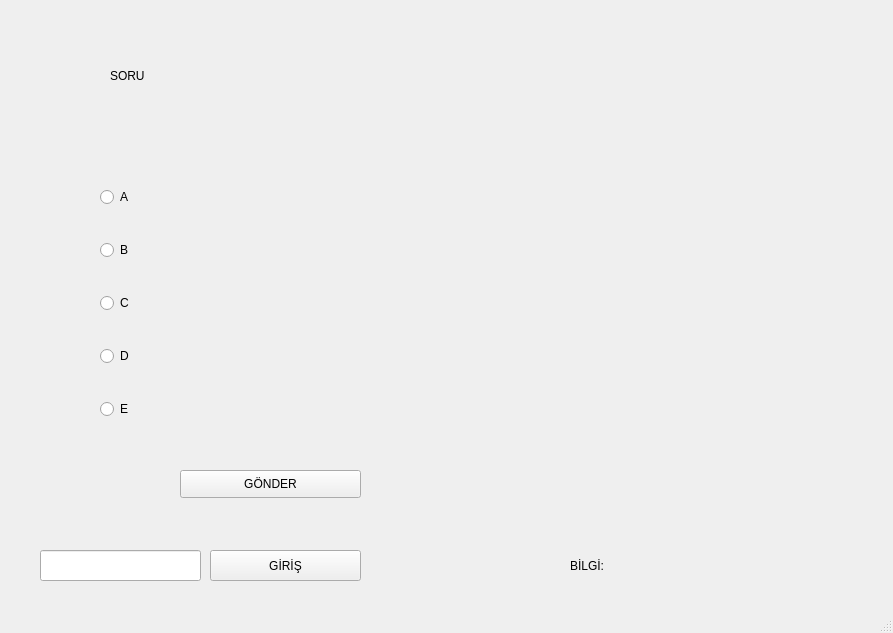
<?xml version="1.0" encoding="UTF-8"?>
<ui version="4.0">
 <class>MainWindow</class>
 <widget class="QMainWindow" name="MainWindow">
  <property name="geometry">
   <rect>
    <x>0</x>
    <y>0</y>
    <width>893</width>
    <height>633</height>
   </rect>
  </property>
  <property name="windowTitle">
   <string>MainWindow</string>
  </property>
  <property name="styleSheet">
   <string notr="true"/>
  </property>
  <widget class="QWidget" name="centralwidget">
   <widget class="QWidget" name="widget" native="true">
    <property name="geometry">
     <rect>
      <x>10</x>
      <y>20</y>
      <width>871</width>
      <height>491</height>
     </rect>
    </property>
    <widget class="QPushButton" name="submit">
     <property name="geometry">
      <rect>
       <x>170</x>
       <y>450</y>
       <width>181</width>
       <height>28</height>
      </rect>
     </property>
     <property name="styleSheet">
      <string notr="true"/>
     </property>
     <property name="text">
      <string>GÖNDER</string>
     </property>
    </widget>
    <widget class="QLabel" name="question">
     <property name="geometry">
      <rect>
       <x>100</x>
       <y>20</y>
       <width>701</width>
       <height>71</height>
      </rect>
     </property>
     <property name="styleSheet">
      <string notr="true"/>
     </property>
     <property name="text">
      <string>SORU</string>
     </property>
    </widget>
    <widget class="QWidget" name="verticalLayoutWidget">
     <property name="geometry">
      <rect>
       <x>90</x>
       <y>140</y>
       <width>311</width>
       <height>291</height>
      </rect>
     </property>
     <layout class="QVBoxLayout" name="verticalLayout">
      <item>
       <widget class="QRadioButton" name="option_a">
        <property name="text">
         <string>A</string>
        </property>
       </widget>
      </item>
      <item>
       <widget class="QRadioButton" name="option_b">
        <property name="text">
         <string>B</string>
        </property>
       </widget>
      </item>
      <item>
       <widget class="QRadioButton" name="option_c">
        <property name="text">
         <string>C</string>
        </property>
       </widget>
      </item>
      <item>
       <widget class="QRadioButton" name="option_d">
        <property name="text">
         <string>D</string>
        </property>
       </widget>
      </item>
      <item>
       <widget class="QRadioButton" name="option_e">
        <property name="enabled">
         <bool>true</bool>
        </property>
        <property name="text">
         <string>E</string>
        </property>
        <property name="checkable">
         <bool>true</bool>
        </property>
        <property name="checked">
         <bool>false</bool>
        </property>
       </widget>
      </item>
     </layout>
    </widget>
    <widget class="QFrame" name="frame">
     <property name="geometry">
      <rect>
       <x>440</x>
       <y>100</y>
       <width>361</width>
       <height>331</height>
      </rect>
     </property>
     <property name="styleSheet">
      <string notr="true">QFrame{
border-radius:15px;
}</string>
     </property>
     <property name="frameShape">
      <enum>QFrame::StyledPanel</enum>
     </property>
     <property name="frameShadow">
      <enum>QFrame::Raised</enum>
     </property>
    </widget>
    <widget class="QLabel" name="id_text">
     <property name="geometry">
      <rect>
       <x>10</x>
       <y>20</y>
       <width>81</width>
       <height>16</height>
      </rect>
     </property>
     <property name="text">
      <string/>
     </property>
    </widget>
   </widget>
   <widget class="QPushButton" name="sign_in">
    <property name="geometry">
     <rect>
      <x>210</x>
      <y>550</y>
      <width>151</width>
      <height>31</height>
     </rect>
    </property>
    <property name="styleSheet">
     <string notr="true"/>
    </property>
    <property name="text">
     <string>GİRİŞ</string>
    </property>
   </widget>
   <widget class="QLabel" name="info">
    <property name="geometry">
     <rect>
      <x>570</x>
      <y>540</y>
      <width>311</width>
      <height>51</height>
     </rect>
    </property>
    <property name="text">
     <string>BİLGİ:</string>
    </property>
   </widget>
   <widget class="QLineEdit" name="enter_id">
    <property name="geometry">
     <rect>
      <x>40</x>
      <y>550</y>
      <width>161</width>
      <height>31</height>
     </rect>
    </property>
   </widget>
  </widget>
  <widget class="QMenuBar" name="menubar">
   <property name="geometry">
    <rect>
     <x>0</x>
     <y>0</y>
     <width>893</width>
     <height>21</height>
    </rect>
   </property>
  </widget>
  <widget class="QStatusBar" name="statusbar"/>
 </widget>
 <resources/>
 <connections/>
</ui>
